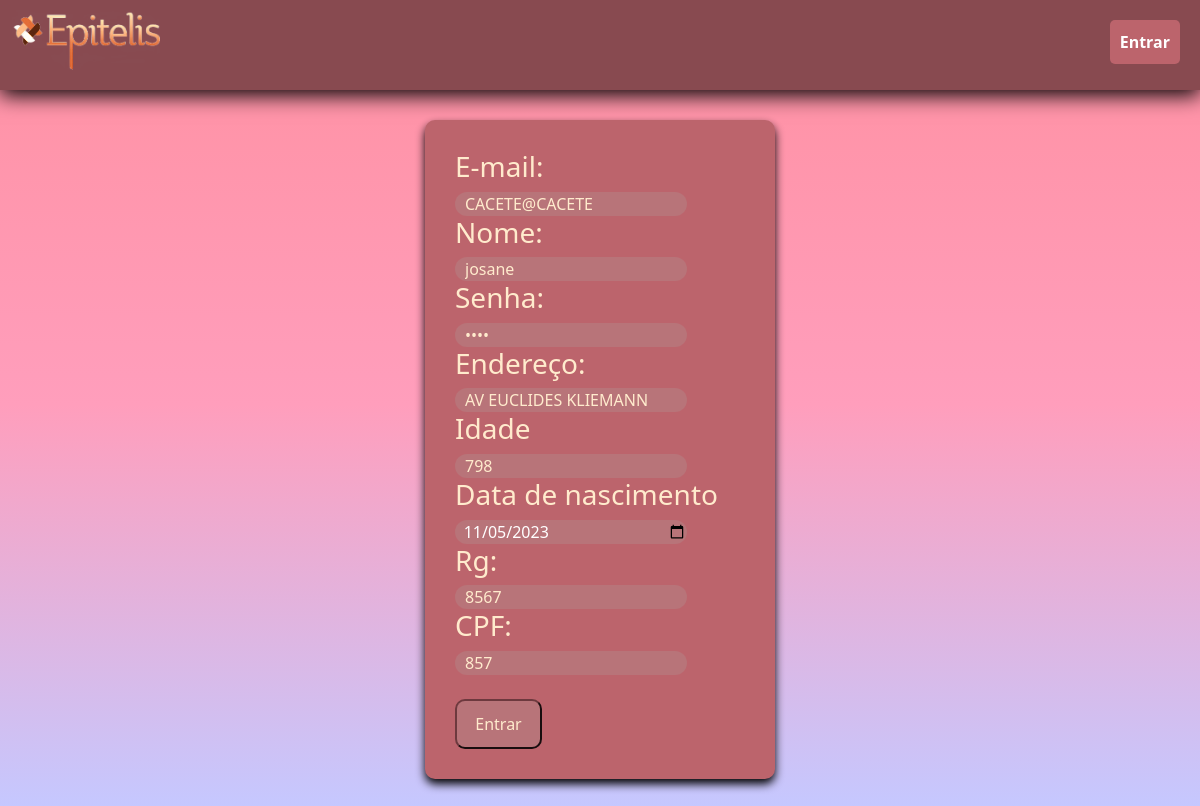
The app's page /cadastro.php?pg=1&&id=1 (signed in), older data.
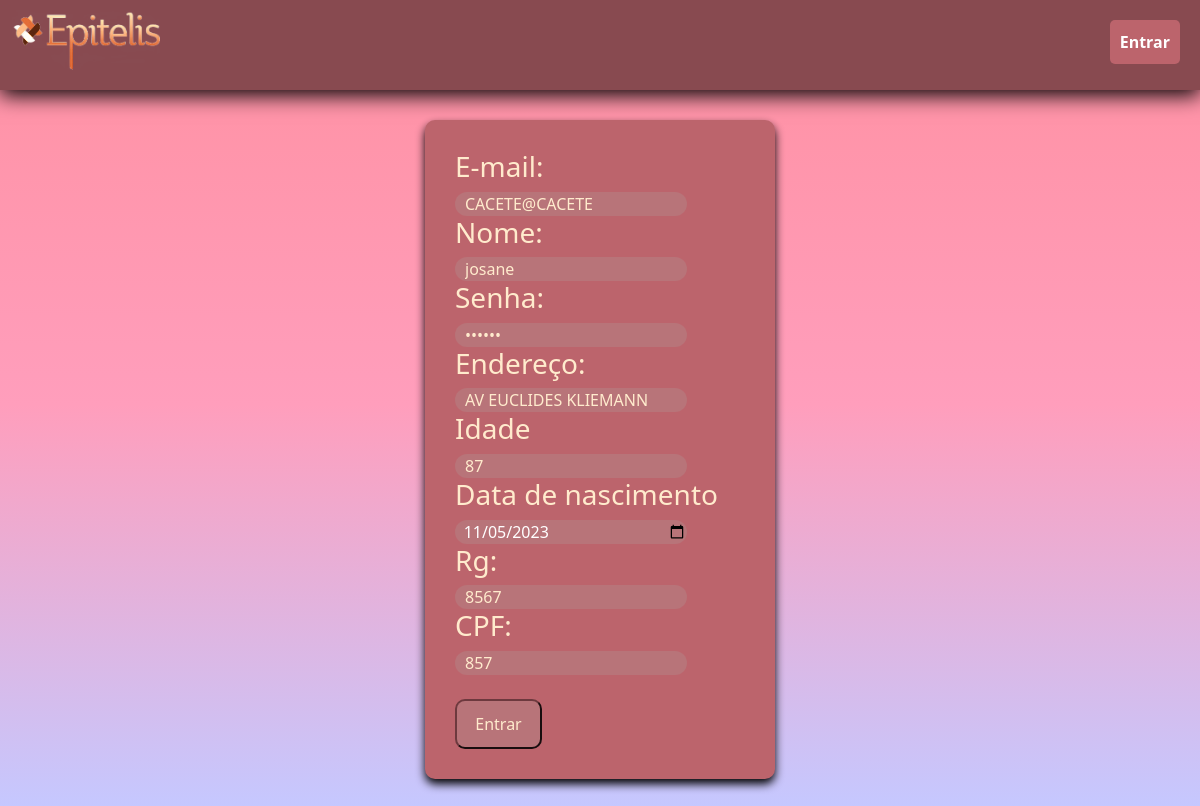
The same page, newer data.
### tables this page shows
CREATE TABLE IF NOT EXISTS `paciente` (
  `id` int NOT NULL AUTO_INCREMENT,
  `email` varchar(255) NOT NULL,
  `nome` varchar(255) NOT NULL,
  `senha` varchar(255) NOT NULL,
  `endereco` varchar(90) NOT NULL,
  `idade` int NOT NULL,
  `data_nasc` date NOT NULL,
  `rg` int NOT NULL,
  `cpf` int NOT NULL,
  PRIMARY KEY (`id`)
);

### controller/loginPacienteController.php (called while the page is built)
<?php
if ($_POST) {
    $email = $_POST['email'];
    $senha = $_POST['senha'];
    @$nome = $_POST['nome'];
    @$endereco =$_POST['endereco'];
    @$idade =$_POST['idade'];
    @$data_nasc =$_POST['data_nasc'];
    @$rg =$_POST['rg'];
    @$cpf =$_POST['cpf'];
    require_once '../model/pacienteModel.php';
    $paciente = new pacienteModel();
    if(isset($_POST['id'])){
        $paciente->setId($_POST['id']);
        $paciente->setEmail($email);
        $paciente->setNome($nome);
        $paciente->setSenha($senha);
        $paciente->setEndereco($endereco);
        $paciente->setIdade($idade);
        $paciente->setData_nasc($data_nasc);
        $paciente->setRg($rg);
        $paciente->setCpf($cpf);
        $paciente->update();
    } else {
    $paciente->Autenticar($email,$senha);
    }
} else if ($_REQUEST) {
    if (isset($_REQUEST)) {
        require_once './model/pacienteModel.php';
        @$id = $_REQUEST['id'];
        $paciente = new pacienteModel();
        $paciente ->loadById($id);
    }
}
function loadById($id) {
    require_once './model/pacienteModel.php';
    $paciente = new pacienteModel();
    $paciente->loadById($id);
    return $paciente;
}
?>

### model/pacienteModel.php (called while the page is built, shortened)
<?php
require_once 'conexaoMysql.php';
class pacienteModel {
    protected $email;
    protected $nome;
    protected $senha;
    protected $endereco;
    protected $idade;
    protected $data_nasc;
    protected $rg;
    protected $cpf;
    public function getEmail() {
        return $this->email;
    }
    public function getNome() {
        return $this->nome;
    }
    public function getSenha() {
        return $this->senha;
    }
    public function getEndereco() {
        return $this->endereco;
    }
    public function getIdade() {
        return $this->idade;
    }
    public function getData_nasc() {
        return $this->data_nasc;
    }
    public function getRg() {
        return $this->rg;
    }
    public function getCpf() {
        return $this->cpf;
    }
    public function loadById($id) {
        $db = new ConexaoMysql();
        $db->Conectar();
        $sql = 'SELECT * FROM paciente where id =' . $id;
        $resultList = $db->Consultar($sql);
        if ($db->total == 1) {
            foreach ($resultList as $value) {
                $this->email = $value['email'];
                $this->nome = $value['nome'];
                $this->senha = $value['senha'];
                $this->endereco = $value['endereco'];
                $this->idade = $value['idade'];
                $this->data_nasc = $value['data_nasc'];
                $this->rg = $value['rg'];
                $this->cpf = $value['cpf'];
            }
        }
        return $resultList;
    }
}

### model/conexaoMysql.php (called while the page is built, shortened)
<?php
class ConexaoMysql {
    protected $mysqli;
    protected $server = '127.0.0.1';
    protected $user = 'root';
    protected $pass = '202211276024';
    protected $dataBase = 'epitelis';
    public function Conectar(){
        $this->mysqli = new mysqli($this->server, $this->user, $this->pass, $this->dataBase);
        $this->mysqli->set_charset('utf8');
    }
    public function Consultar($sql){
        try {
            if ($result = $this->mysqli->query($sql)){
                $this->total = $result->num_rows;
                return $result;
            } else {
                $this->total = 0;
                return null;
            }
        } catch (Exception $exc) {
            $this->Desconectar();
        }
    }
}

### cadastro.php (the view, shortened to what this page needs)
<?php
require_once './shared/header.php';
?>
<header>
    <a href="index.php"><img src="img/logo.png" class="logo"></a>
    <ul class="menu">
        <li><b><a href="login.php">Entrar</a></b></li>
    </ul>
</header>
<div class="entrar entrar2">
    <?php
    $pg = isset($_REQUEST['pg']) ? $_REQUEST['pg'] : null;
    if (isset($pg)) {
        if ($pg == '1') {
            require_once './controller/loginPacienteController.php';
            $id = $_REQUEST['id'];
            $pacienteObject = loadById($id);
            echo '
                        <form method="POST" action="controller/loginPacienteController.php">
                        <h3>E-mail:</h3>
                        <input type="hidden" name="id" value="' . @(isset($pacienteObject) ? $pacienteObject->getId($id) : '') . '" >
                        <input type="email" name="email" id="email" class="input" placeholder="Insira seu e-mail"
                        value="' . @(isset($pacienteObject) ? $pacienteObject->getEmail() : '') . '">
                        <h3>Nome:</h3>
                        <input type="text" name="nome" id="nome" class="input" placeholder="Nome do paciente"
                        value="' . @(isset($pacienteObject) ? $pacienteObject->getNome() : '') . '">
                        <h3>Senha:</h3>
                        <input type="password" name="senha" id="senha" class="input" placeholder="Senha"
                        value="' . @(isset($pacienteObject) ? $pacienteObject->getSenha() : '') . '">
                        <h3>Endereço:</h3>
                        <input type="text" name="endereco" id="endereco" class="input" placeholder="Endereço"
                        value="' . @(isset($pacienteObject) ? $pacienteObject->getEndereco() : '') . '">
                        <h3>Idade</h3>
                        <input type="number" name="idade" id="idade" class="input" placeholder="Idade"
                        value="' . @(isset($pacienteObject) ? $pacienteObject->getIdade() : '') . '">
                        <h3>Data de nascimento</h3>
                        <input type="date" style="color: white;  padding-left: 3%" name="data_nasc" id="data_nasc" class="input" placeholder="dd/mm/aaaa"
                        value="' . @(isset($pacienteObject) ? $pacienteObject->getData_nasc() : '') . '">
                        <h3>Rg:</h3>
                        <input type="text" name="rg" id="rg" class="input" placeholder="RG do paciente"
                        value="' . @(isset($pacienteObject) ? $pacienteObject->getRg() : '') . '">
                        <h3>CPF:</h3>
                        <input type="text" name="cpf" id="cpf" class="input" placeholder="CPF do paciente"
                        value="' . @(isset($pacienteObject) ? $pacienteObject->getCpf() : '') . '">
                        <br><br>
                        <input type="submit" name="entrar" value="Entrar" class="submit">
                        </form>';
        }
    }
    ?>
</div>
<?php
require_once './shared/footer.php';
?>

### shared/header.php (shortened to what this page needs)
<!DOCTYPE html>
<html>
<head>
    <link href="css/bootstrap.min.css" rel="stylesheet" type="text/css" />
    <link href="css/jquery.dataTables.min.css" rel="stylesheet" type="text/css" />
    <link rel="stylesheet" href="./css/estilo.css">
</head>
<body>

### css/estilo.css (style rules this page uses)
* { padding: 0; margin: 0; box-sizing: border-box; }
body { width: 100%; height: 100%; background-size: cover; background-attachment: fixed; overflow-x: hidden; background-image: linear-gradient(to bottom, rgb(255, 144, 161), rgb(255, 158, 188), rgb(197, 200, 255)); }
img { width: 100%; height: 100%; margin: 0; padding: 0; filter: contrast(1.4) brightness(1.3) sepia(0.33); }
header { margin-top: 0; box-shadow: 0px 5px 20px #000; justify-content: space-between; display: flex; width: 100%; height: 90px; padding: 10px; background-color: #884a50; }
.menu { list-style: none; display: flex; padding: 10px; font-size: bold; }
.menu li a { text-decoration: none; color: #ffffff; display: block; margin-left: 10px; padding: 10px; border-radius: 5px; background-color: #bc646c; }
.logo { width: 150px; height: 60px; border: #bc646c; border-radius: 0%; }
.entrar { margin: 30px auto; width: 350px; height: fit-content; background-color: #bc646c; padding: 30px; align-content: center; border-radius: 10px; color: blanchedalmond; box-shadow: 0px 5px 10px 0px #000; }
.submit { border-style: 5px; border-color: #6d393e; border-radius: 10px; background-color: #b87479; text-align: center; color: blanchedalmond; width: 30%; height: 50px; }
.input { border-style: none; border-radius: 30px; background-color: #b87479; text-align: justify; color: blanchedalmond; width: 80%; padding-left: 10px; }
.input::placeholder { color: blanchedalmond; padding-left: 3%; margin-left: 20px ; }

Row changes from the older to the newer data that the page shows:
changed paciente "CACETE@CACETE": idade "798" → "87"
